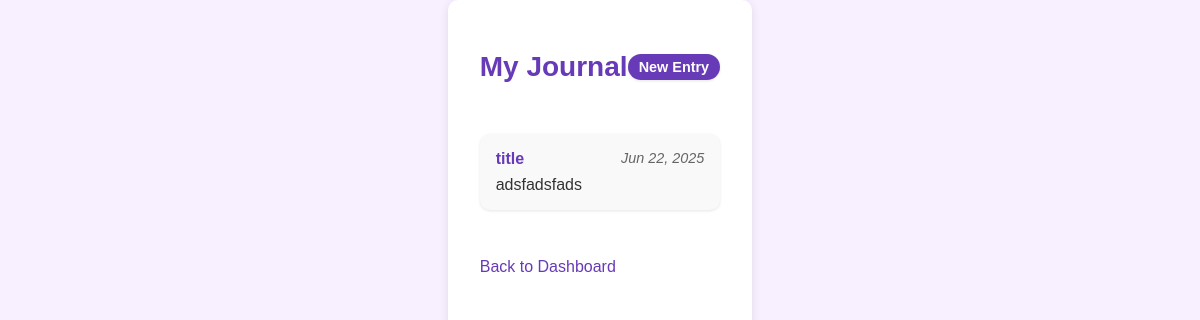
The page /features/journal (signed in) on the database as committed earlier.
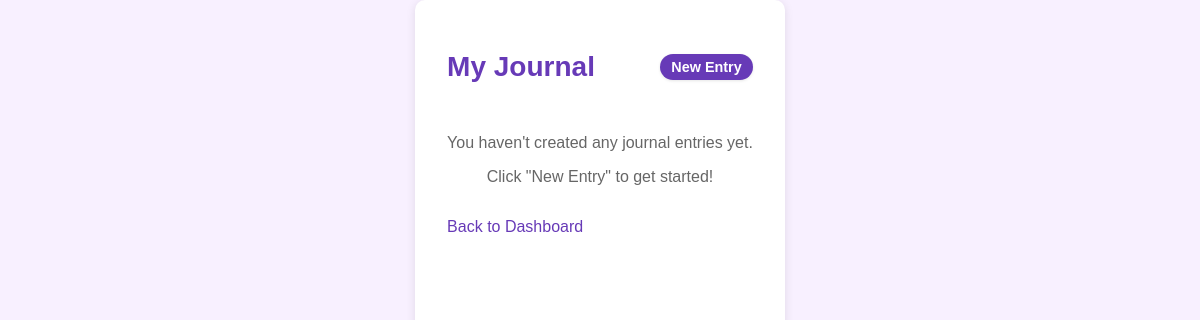
The same page on the database as committed later.
### tables this page shows
CREATE TABLE journal_entries (
            entry_id TEXT PRIMARY KEY,
            user_id TEXT NOT NULL,
            title TEXT NOT NULL,
            content TEXT NOT NULL,
            created_at TIMESTAMP DEFAULT CURRENT_TIMESTAMP,
            updated_at TIMESTAMP DEFAULT CURRENT_TIMESTAMP,
            FOREIGN KEY (user_id) REFERENCES users(user_id) ON DELETE CASCADE
        );

### temp/features.py (the view)
@features.route('/journal')
@login_required
def journal_list():
    user_id = session.get('user_id')
    entries = models.get_journal_entries(user_id)
    return render_template('features/journal_list.html', entries=entries)

### temp/features.py (called while the page is built)
def login_required(f):
    @wraps(f)
    def decorated_function(*args, **kwargs):
        if 'user_id' not in session:
            return redirect(url_for('login'))
        return f(*args, **kwargs)
    return decorated_function

### temp/models.py (called while the page is built)
def get_db():
    if "sqlite_db" not in flask.g:
        flask.g.sqlite_db = sqlite3.connect(
            flask.current_app.config["DATABASE_FILENAME"],
            detect_types=sqlite3.PARSE_DECLTYPES
        )
        flask.g.sqlite_db.execute("PRAGMA foreign_keys = ON")
        flask.g.sqlite_db.row_factory = sqlite3.Row
    return flask.g.sqlite_db

def get_journal_entries(user_id):
    conn = get_db()
    cursor = conn.cursor()
    cursor.execute(
        "SELECT * FROM journal_entries WHERE user_id = ? ORDER BY created_at DESC",
        (user_id,)
    )
    entries = cursor.fetchall()
    return [dict(entry) for entry in entries]

### temp/templates/features/journal_list.html (shortened to what this page needs)
<!DOCTYPE html>
<html lang="en">
<head>
    <link rel="stylesheet" href="{{ url_for('static', filename='css/style.css') }}">
</head>
<body>
    <div class="journal-container">
        <div class="journal-header">
            <h1 class="journal-title">My Journal</h1>
            <a href="{{ url_for('features.journal_new') }}" class="new-entry-btn">New Entry</a>
        </div>
        {% if entries %}
            <div class="journal-list">
                {% for entry in entries %}
                    <a href="{{ url_for('features.journal_view', entry_id=entry.entry_id) }}" class="entry-link">
                        <div class="journal-entry">
                            <div class="entry-header">
                                <div class="entry-title">{{ entry.title }}</div>
                                <div class="entry-date">{{ entry.created_at.strftime('%b %d, %Y') }}</div>
                            </div>
                            <div class="entry-preview">{{ entry.content }}</div>
                        </div>
                    </a>
                {% endfor %}
            </div>
        {% else %}
            <div class="no-entries">
                <p>You haven't created any journal entries yet.</p>
                <p>Click "New Entry" to get started!</p>
            </div>
        {% endif %}
        <div class="nav-links">
            <a href="{{ url_for('dashboard') }}" class="nav-link">Back to Dashboard</a>
        </div>
    </div>
</body>
</html>

Rows that differ between the two databases and show on the page:
removed journal_entries: title "title", created_at "Jun 22, 2025", content "adsfadsfads"
Other text that changed with them:
text now shown: "You haven't created any journal entries yet. Click \"New Entry\" to get started!"
